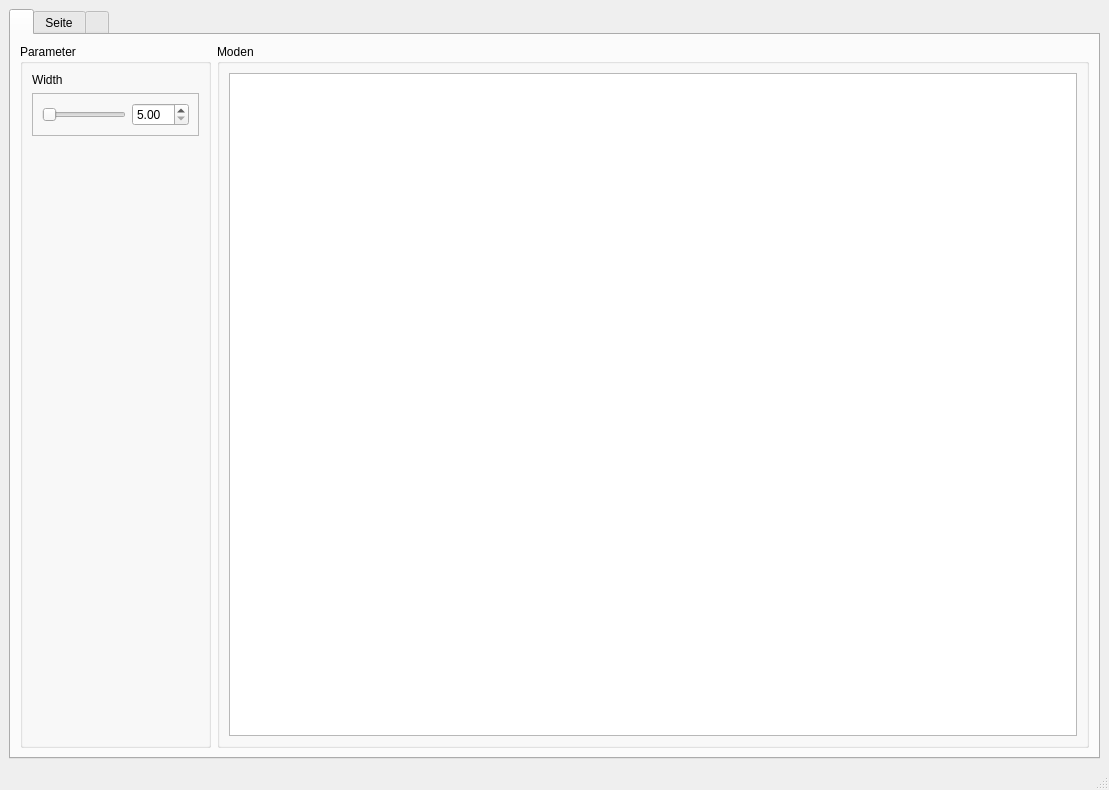
<?xml version="1.0" encoding="UTF-8"?>
<ui version="4.0">
 <class>MainWindow</class>
 <widget class="QMainWindow" name="MainWindow">
  <property name="geometry">
   <rect>
    <x>0</x>
    <y>0</y>
    <width>1109</width>
    <height>790</height>
   </rect>
  </property>
  <property name="windowTitle">
   <string>MainWindow</string>
  </property>
  <widget class="QWidget" name="MainGridWindow">
   <layout class="QHBoxLayout" name="MainGrid">
    <item>
     <widget class="QTabWidget" name="TabPot">
      <property name="sizePolicy">
       <sizepolicy hsizetype="Preferred" vsizetype="Expanding">
        <horstretch>0</horstretch>
        <verstretch>0</verstretch>
       </sizepolicy>
      </property>
      <property name="currentIndex">
       <number>0</number>
      </property>
      <widget class="QWidget" name="Infinite">
       <attribute name="title">
        <string/>
       </attribute>
       <layout class="QHBoxLayout" name="I">
        <item>
         <widget class="QGroupBox" name="ParameterBox">
          <property name="sizePolicy">
           <sizepolicy hsizetype="Maximum" vsizetype="Preferred">
            <horstretch>0</horstretch>
            <verstretch>0</verstretch>
           </sizepolicy>
          </property>
          <property name="title">
           <string>Parameter</string>
          </property>
          <layout class="QGridLayout" name="gridLayout_4">
           <item row="1" column="0">
            <widget class="QFrame" name="FrameWidth">
             <property name="sizePolicy">
              <sizepolicy hsizetype="Preferred" vsizetype="Maximum">
               <horstretch>0</horstretch>
               <verstretch>0</verstretch>
              </sizepolicy>
             </property>
             <property name="frameShape">
              <enum>QFrame::StyledPanel</enum>
             </property>
             <property name="frameShadow">
              <enum>QFrame::Raised</enum>
             </property>
             <layout class="QHBoxLayout" name="horizontalLayout">
              <item>
               <widget class="QSlider" name="WidthSliderInfinite">
                <property name="minimum">
                 <number>5</number>
                </property>
                <property name="value">
                 <number>5</number>
                </property>
                <property name="sliderPosition">
                 <number>5</number>
                </property>
                <property name="orientation">
                 <enum>Qt::Horizontal</enum>
                </property>
                <property name="tickPosition">
                 <enum>QSlider::NoTicks</enum>
                </property>
               </widget>
              </item>
              <item>
               <widget class="QDoubleSpinBox" name="WidthSpinBoxInfinite">
                <property name="minimum">
                 <double>5.000000000000000</double>
                </property>
                <property name="singleStep">
                 <double>2.000000000000000</double>
                </property>
                <property name="value">
                 <double>5.000000000000000</double>
                </property>
               </widget>
              </item>
             </layout>
            </widget>
           </item>
           <item row="2" column="0">
            <spacer name="verticalSpacer_2">
             <property name="orientation">
              <enum>Qt::Vertical</enum>
             </property>
             <property name="sizeHint" stdset="0">
              <size>
               <width>20</width>
               <height>40</height>
              </size>
             </property>
            </spacer>
           </item>
           <item row="0" column="0">
            <widget class="QLabel" name="WidthLabel">
             <property name="sizePolicy">
              <sizepolicy hsizetype="Preferred" vsizetype="Maximum">
               <horstretch>0</horstretch>
               <verstretch>0</verstretch>
              </sizepolicy>
             </property>
             <property name="text">
              <string>Width</string>
             </property>
            </widget>
           </item>
          </layout>
         </widget>
        </item>
        <item>
         <widget class="QGroupBox" name="groupBox_2">
          <property name="title">
           <string>Moden</string>
          </property>
          <layout class="QHBoxLayout" name="horizontalLayout_5">
           <item>
            <widget class="QTableWidget" name="ModesInfinite"/>
           </item>
          </layout>
         </widget>
        </item>
       </layout>
      </widget>
      <widget class="QWidget" name="tab_2">
       <attribute name="title">
        <string>Seite</string>
       </attribute>
       <layout class="QGridLayout" name="gridLayout_6">
        <item row="0" column="1">
         <widget class="QGroupBox" name="groupBox_4">
          <property name="title">
           <string>Moden</string>
          </property>
         </widget>
        </item>
        <item row="0" column="0">
         <widget class="QGroupBox" name="groupBox_3">
          <property name="sizePolicy">
           <sizepolicy hsizetype="Maximum" vsizetype="Preferred">
            <horstretch>0</horstretch>
            <verstretch>0</verstretch>
           </sizepolicy>
          </property>
          <property name="title">
           <string>Parameter</string>
          </property>
          <layout class="QVBoxLayout" name="verticalLayout">
           <item>
            <widget class="QLabel" name="WidthLabelFinite">
             <property name="sizePolicy">
              <sizepolicy hsizetype="Preferred" vsizetype="Maximum">
               <horstretch>0</horstretch>
               <verstretch>0</verstretch>
              </sizepolicy>
             </property>
             <property name="text">
              <string>Width</string>
             </property>
            </widget>
           </item>
           <item>
            <widget class="QFrame" name="frame_4">
             <property name="sizePolicy">
              <sizepolicy hsizetype="Preferred" vsizetype="Maximum">
               <horstretch>0</horstretch>
               <verstretch>0</verstretch>
              </sizepolicy>
             </property>
             <property name="frameShape">
              <enum>QFrame::StyledPanel</enum>
             </property>
             <property name="frameShadow">
              <enum>QFrame::Raised</enum>
             </property>
             <layout class="QHBoxLayout" name="horizontalLayout_4">
              <item>
               <widget class="QSlider" name="horizontalSlider_4">
                <property name="orientation">
                 <enum>Qt::Horizontal</enum>
                </property>
               </widget>
              </item>
              <item>
               <widget class="QDoubleSpinBox" name="doubleSpinBox_4"/>
              </item>
             </layout>
            </widget>
           </item>
           <item>
            <widget class="QLabel" name="label_3">
             <property name="sizePolicy">
              <sizepolicy hsizetype="Preferred" vsizetype="Maximum">
               <horstretch>0</horstretch>
               <verstretch>0</verstretch>
              </sizepolicy>
             </property>
             <property name="text">
              <string>Depth</string>
             </property>
            </widget>
           </item>
           <item>
            <widget class="QFrame" name="frame_2">
             <property name="sizePolicy">
              <sizepolicy hsizetype="Preferred" vsizetype="Maximum">
               <horstretch>0</horstretch>
               <verstretch>0</verstretch>
              </sizepolicy>
             </property>
             <property name="frameShape">
              <enum>QFrame::StyledPanel</enum>
             </property>
             <property name="frameShadow">
              <enum>QFrame::Raised</enum>
             </property>
             <layout class="QHBoxLayout" name="horizontalLayout_2">
              <item>
               <widget class="QSlider" name="horizontalSlider_2">
                <property name="orientation">
                 <enum>Qt::Horizontal</enum>
                </property>
               </widget>
              </item>
              <item>
               <widget class="QDoubleSpinBox" name="doubleSpinBox_2"/>
              </item>
             </layout>
            </widget>
           </item>
           <item>
            <widget class="QLabel" name="label_2">
             <property name="sizePolicy">
              <sizepolicy hsizetype="Preferred" vsizetype="Maximum">
               <horstretch>0</horstretch>
               <verstretch>0</verstretch>
              </sizepolicy>
             </property>
             <property name="text">
              <string>Mass</string>
             </property>
            </widget>
           </item>
           <item>
            <widget class="QFrame" name="frame_3">
             <property name="sizePolicy">
              <sizepolicy hsizetype="Preferred" vsizetype="Maximum">
               <horstretch>0</horstretch>
               <verstretch>0</verstretch>
              </sizepolicy>
             </property>
             <property name="frameShape">
              <enum>QFrame::StyledPanel</enum>
             </property>
             <property name="frameShadow">
              <enum>QFrame::Raised</enum>
             </property>
             <layout class="QHBoxLayout" name="horizontalLayout_3">
              <item>
               <widget class="QSlider" name="horizontalSlider_3">
                <property name="orientation">
                 <enum>Qt::Horizontal</enum>
                </property>
               </widget>
              </item>
              <item>
               <widget class="QDoubleSpinBox" name="doubleSpinBox_3"/>
              </item>
             </layout>
            </widget>
           </item>
           <item>
            <spacer name="verticalSpacer">
             <property name="orientation">
              <enum>Qt::Vertical</enum>
             </property>
             <property name="sizeHint" stdset="0">
              <size>
               <width>20</width>
               <height>40</height>
              </size>
             </property>
            </spacer>
           </item>
          </layout>
         </widget>
        </item>
       </layout>
      </widget>
      <widget class="QWidget" name="tabWidgetPage2">
       <attribute name="title">
        <string/>
       </attribute>
       <layout class="QGridLayout" name="gridLayout"/>
      </widget>
     </widget>
    </item>
   </layout>
  </widget>
  <widget class="QMenuBar" name="menubar">
   <property name="geometry">
    <rect>
     <x>0</x>
     <y>0</y>
     <width>1109</width>
     <height>31</height>
    </rect>
   </property>
  </widget>
  <widget class="QStatusBar" name="statusbar"/>
 </widget>
 <resources/>
 <connections/>
</ui>
